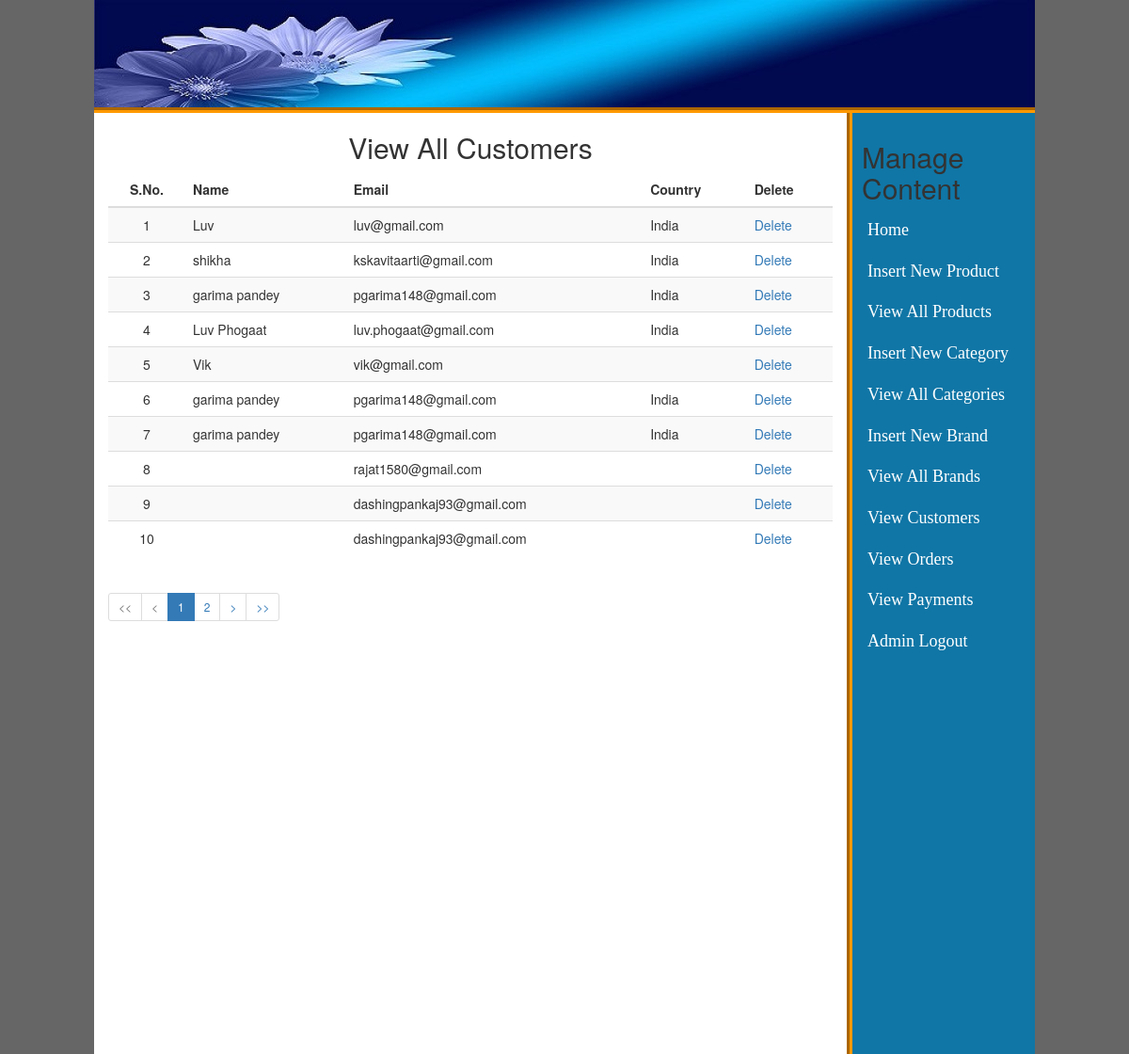
Page /admin_area/index.php?view_customers (signed in) on the committed database.
### tables this page shows
CREATE TABLE `customers` (
  `customer_id` int(10) NOT NULL,
  `customer_name` varchar(100) NOT NULL,
  `customer_email` varchar(100) NOT NULL,
  `customer_pass` varchar(100) NOT NULL,
  `customer_country` text NOT NULL,
  `customer_city` text NOT NULL,
  `customer_contact` int(100) NOT NULL,
  `customer_address` text NOT NULL,
  `pincode` int(11) NOT NULL,
  `token` varchar(500) NOT NULL
);

### admin_area/view_customers.php (the view, shortened to what this page needs)
<?php
if(!isset($_SESSION['admin_email'])){
	echo "<script>window.open('login.php','_self')</script>";
}
else {
?>
<div class="container" style="width:100%;">
<h2 class="text-center">View All Customers</h2>
 <?php
              include("includes/db.php");
				$limit = 10;
				$adjacents = 4;
				$sql = "SELECT COUNT(*) 'total_rows' FROM `customers`";
				$res = mysqli_fetch_object(mysqli_query($con, $sql));
				$total_rows = $res->total_rows;
				$total_pages = ceil($total_rows / $limit);
				if(isset($_GET['page']) && $_GET['page'] != "") {
					$page = $_GET['page'];
					$offset = $limit * ($page-1);
				} else {
					$page = 1;
					$offset = 0;
				}
				$query  = "select * from customers limit $offset, $limit";
				$get_c1 = mysqli_query($con, $query);
				if(mysqli_num_rows($get_c1) > 0) { ?>
<div class="table-responsive">
<table class="table table-striped table-hover">
<thead>
<tr align="center">
<th style="text-align:center">S.No.</th>
<th>Name</th>
<th>Email</th>
<th>Country</th>
<th>Delete</th>
</tr>
</thead>
<tbody>
<?php
$run_c = mysqli_query($con, $query);
$i = 0;
while($row_c = mysqli_fetch_array($run_c)){
	$c_id = $row_c['customer_id'];
	$c_name = $row_c['customer_name'];
	$c_email = $row_c['customer_email'];
	$c_country = $row_c['customer_country'];
	$i++;
?>
<tr align="center">
<td><?php echo $i; ?></td>
<td style="text-align:left"><?php echo $c_name; ?></td>
<td style="text-align:left"><?php echo $c_email; ?></td>
<td style="text-align:left"><?php echo $c_country; ?></td>
<td style="text-align:left"><a href="delete_c.php?delete_c=<?php echo $c_id; ?>">Delete</a></td>
</tr>
<?php } ?>
</tbody>
</table>
</div>
<?php
				}
				if($total_pages <= (1+($adjacents * 2))) {
					$start = 1;
					$end   = $total_pages;
				}
				?>
				<?php if($total_pages > 1) { ?>
					<ul class="pagination pagination-sm justify-content-center">
						<li class='page-item <?php ($page <= 1 ? print 'disabled' : '')?>'>
							<a class='page-link' href='?view_products&page=1'>&lt;&lt;</a>
						</li>
						<li class='page-item <?php ($page <= 1 ? print 'disabled' : '')?>'>
							<a class='page-link' href='?view_products&page=<?php ($page>1 ? print($page-1) : print 1)?>'>&lt;</a>
						</li>
						<?php for($i=$start; $i<=$end; $i++) { ?>
						<li class='page-item <?php ($i == $page ? print 'active' : '')?>'>
							<a class='page-link' href='?view_products&page=<?php echo $i;?>'><?php echo $i;?></a>
						</li>
						<?php } ?>
						<li class='page-item <?php ($page >= $total_pages ? print 'disabled' : '')?>'>
							<a class='page-link' href='?view_products&page=<?php ($page < $total_pages ? print($page+1) : print $total_pages)?>'>&gt;</a>
						</li>
						<li class='page-item <?php ($page >= $total_pages ? print 'disabled' : '')?>'>
							<a class='page-link' href='?view_products&page=<?php echo $total_pages;?>'>&gt;&gt;</a>
						</li>
					</ul>
				<?php } ?>
</div>
<?php } ?>

### admin_area/styles/style.css (style rules this page uses)
html, body, div, span, applet, object, iframe, h1, h2, h3, h4, h5, h6, p, blockquote, pre, a, abbr, acronym, address, big, cite, code, del, dfn, em, img, ins, kbd, q, s, samp, small, strike, strong, sub, sup, tt, var, b, u, i, center, dl, dt, dd, ol, ul, li, fieldset, form, label, legend, table, caption, tbody, tfoot, thead, tr, th, td, article, aside, canvas, details, embed, figure, figcaption, footer, header, hgroup, menu, nav, output, ruby, section, summary, time, mark, audio, video { margin: 0; padding: 0; border: 0; vertical-align: baseline; }
body { background: #666 !important; }

### rows in the picture
customers: customer_name "Luv", customer_email "luv@gmail.com", customer_country "India"
customers: customer_name "shikha", customer_email "kskavitaarti@gmail.com", customer_country "India"
customers: customer_name "garima pandey", customer_email "pgarima148@gmail.com", customer_country "India"
customers: customer_name "Luv Phogaat", customer_email "luv.phogaat@gmail.com", customer_country "India"
customers: customer_name "Vik", customer_email "vik@gmail.com"
customers: customer_name "garima pandey", customer_email "pgarima148@gmail.com", customer_country "India"
customers: customer_name "garima pandey", customer_email "pgarima148@gmail.com", customer_country "India"
customers: customer_email "rajat1580@gmail.com"
customers: customer_email "dashingpankaj93@gmail.com"
customers: customer_email "dashingpankaj93@gmail.com"
